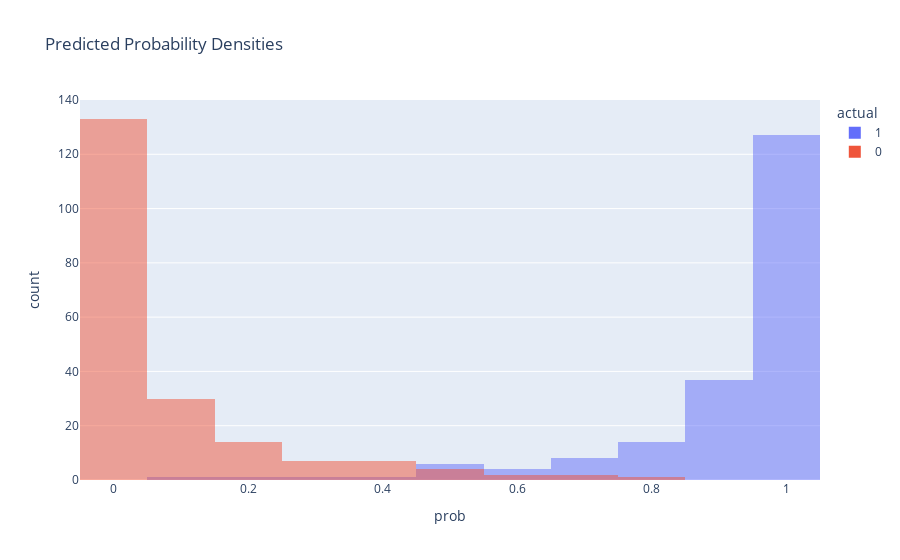

Write notebook code for a chart like this one.
### Code cell
# Predicted probability densities 
px.histogram(pred_val, x="prob", color="actual", opacity=0.5, barmode="overlay", title="Predicted Probability Densities")

### Figure 1 — Plotly figure (JSON) as saved in the notebook; plotly's stock layout.template omitted (floating-point values rounded to 4 significant figures; data arrays with more than 128 entries replaced by an {"elided": "..."} marker saying what was removed)
{"data": [{"alignmentgroup": "True", "bingroup": "x", "hovertemplate": "actual=1<br>prob=%{x}<br>count=%{y}<extra></extra>", "legendgroup": "1", "marker": {"color": "#636efa", "opacity": 0.5, "pattern": {"shape": ""}}, "name": "1", "offsetgroup": "1", "orientation": "v", "showlegend": true, "type": "histogram", "x": {"elided": "200 float values"}, "xaxis": "x", "yaxis": "y"}, {"alignmentgroup": "True", "bingroup": "x", "hovertemplate": "actual=0<br>prob=%{x}<br>count=%{y}<extra></extra>", "legendgroup": "0", "marker": {"color": "#EF553B", "opacity": 0.5, "pattern": {"shape": ""}}, "name": "0", "offsetgroup": "0", "orientation": "v", "showlegend": true, "type": "histogram", "x": {"elided": "200 float values"}, "xaxis": "x", "yaxis": "y"}], "layout": {"barmode": "overlay", "legend": {"title": {"text": "actual"}, "tracegroupgap": 0}, "title": {"text": "Predicted Probability Densities"}, "xaxis": {"anchor": "y", "domain": [0, 1], "title": {"text": "prob"}}, "yaxis": {"anchor": "x", "domain": [0, 1], "title": {"text": "count"}}}}
